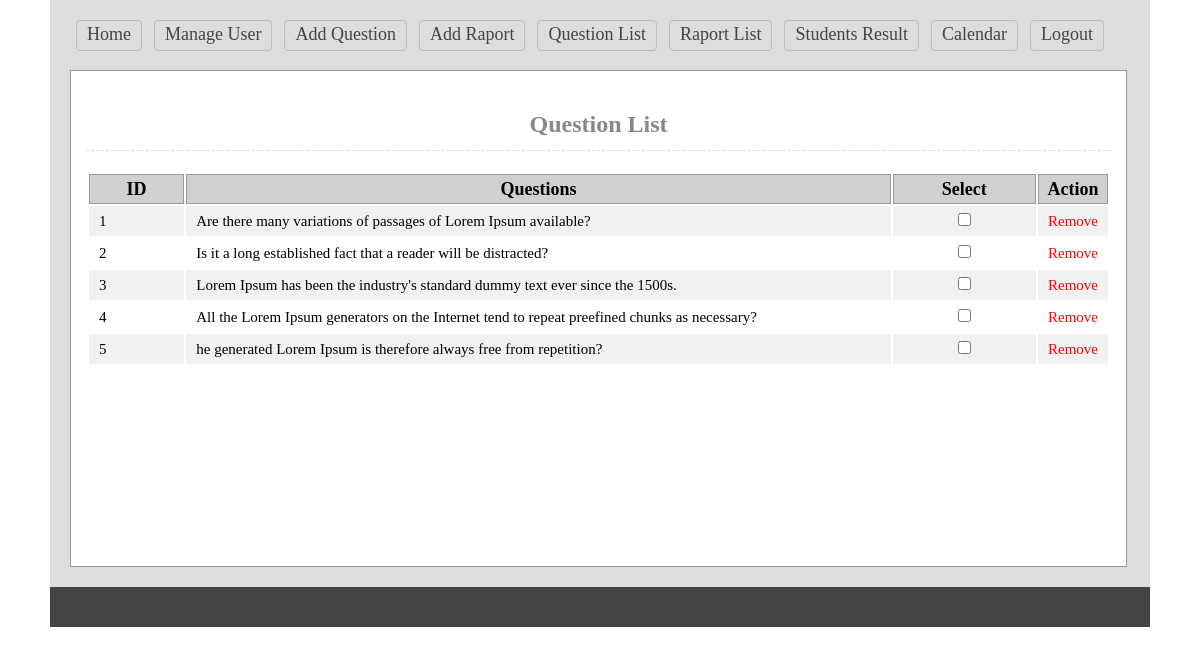
The app's page /admin/quesList.php (signed in), older data.
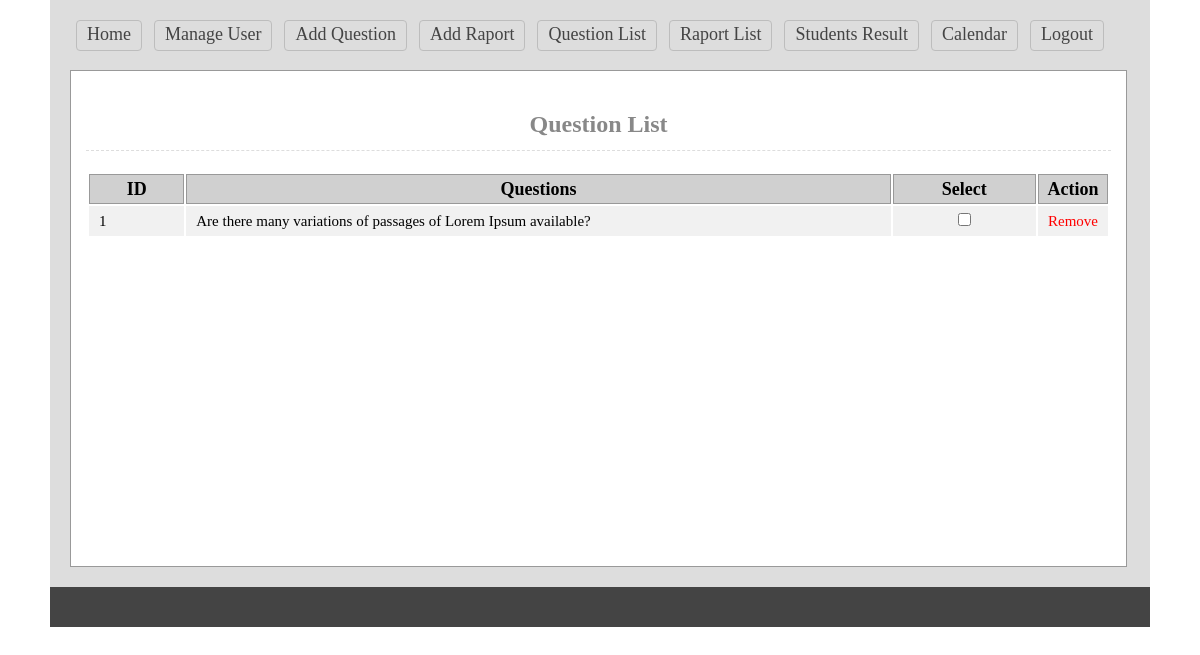
The same page, newer data.
### tables this page shows
CREATE TABLE `tbl_ques` (
  `id` int(11) NOT NULL,
  `quesNo` int(11) NOT NULL,
  `ques` text NOT NULL
);

### lib/Database.php (called while the page is built, shortened)
<?php
Class Database{
	public $host   = DB_HOST;
	public $user   = DB_USER;
	public $pass   = DB_PASS;
	public $dbname = DB_NAME;
	public $link;
	private function connectDB(){
	$this->link = new mysqli($this->host, $this->user, $this->pass, $this->dbname);
 }
	public function select($query){
		$result = $this->link->query($query) or die($this->link->error.__LINE__);
		if($result->num_rows > 0){
			return $result;
		} else {
			return false;
		}
	}
}

### classes/Exam.php (called while the page is built, shortened)
<?php
$filepath = realpath(dirname(__FILE__));
include_once ($filepath.'/../lib/Database.php');
class Exam{
    private $db;
    public function __construct(){
        $this->db = new Database();
    }
    public function getQuesByOrder(){
        $query  = "SELECT * FROM tbl_ques ORDER BY quesNo ASC";
        $result = $this->db->select($query);
        return $result;
    }
}
?>

### admin/quesList.php (the view, shortened to what this page needs)
<?php
$filepath = realpath(dirname(__FILE__));
include_once ($filepath.'/inc/header.php');
include_once ($filepath.'/../classes/Exam.php');
$exm = new Exam();
?>
    <div class="main">
        <h1 style="text-align: center; font-size: 24px">Question List</h1>
        <div class="queslist">
            <table class="tblone">
                <tr>
                    <th width="10%">ID</th>
                    <th width="75%">Questions</th>
					<th width="75%">Select</th>
                    <th width="15%">Action</th>
                </tr>
                <?php
                $getData = $exm->getQuesByOrder();
                if($getData){
                    $i = 0;
                    while($result = $getData->fetch_assoc()){
                        $i++;
                 ?>
                        <tr>
                            <td><?php echo $i; ?></td>
                            <td><?php echo $result['ques']; ?></td>
							<td align="center"><input type="checkbox"></td>
						    <td>
                                <a style="color: red; text-decoration: none" onclick="return confirm('Are You Sure to Remove?')" href="?delQues=<?php echo $result['quesNo']; ?>">Remove</a>
                            </td>
                        </tr>
                    <?php } } ?>
            </table>
        </div>
    </div>
<?php include 'inc/footer.php'; ?>

Row changes from the older to the newer data that the page shows:
removed tbl_ques: ques "Is it a long established fact that a reader will be distracted?"
removed tbl_ques: ques "Lorem Ipsum has been the industry's standard dummy text ever since the 1500s."
removed tbl_ques: ques "All the Lorem Ipsum generators on the Internet tend to repeat preefined chunks as necessary?"
removed tbl_ques: ques "he generated Lorem Ipsum is therefore always free from repetition?"
